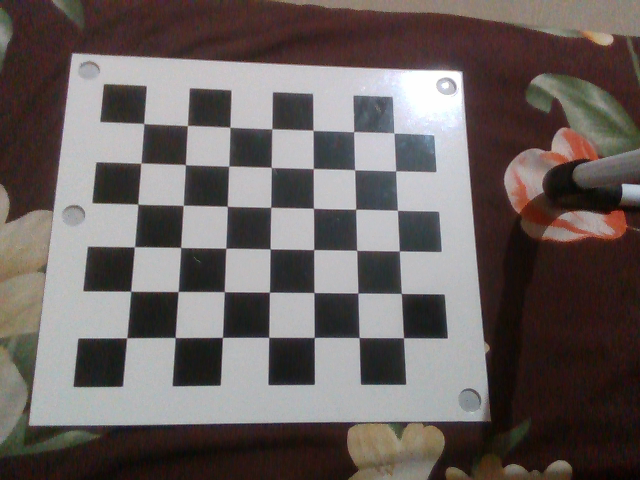
#> input picture Thesis/NewCalibration/captured_images/image_0.png, 640 x 480 px; its folder holds only this picture in this run
$ python new_calibration.py
#> lines starting #> are read from the running program, lines starting #| are printed output that depends on the picture; after the words box and inside, x2 and y2 are one past the last pixel; in counts of white or black regions, pixels touching at a corner belong together
import cv2
import numpy as np
import glob

# termination criteria
criteria = (cv2.TERM_CRITERIA_EPS + cv2.TERM_CRITERIA_MAX_ITER, 30, 0.001)

# Prepare object points, like (0,0,0), (1,0,0), ..., (6,5,0)
objp = np.zeros((6 * 7, 3), np.float32)
objp[:, :2] = np.mgrid[0:7, 0:6].T.reshape(-1, 2)

objpoints = []  # 3D points in real world space
imgpoints = []  # 2D points in image plane

images = glob.glob('C:/SI/Thesis/NewCalibration/captured_images/*.png')

for fname in images:
    img = cv2.imread(fname)
#> img is the input picture: shape (480, 640, 3); mean B, G, R 95.3, 97.3, 105.7
    gray = cv2.cvtColor(img, cv2.COLOR_BGR2GRAY)
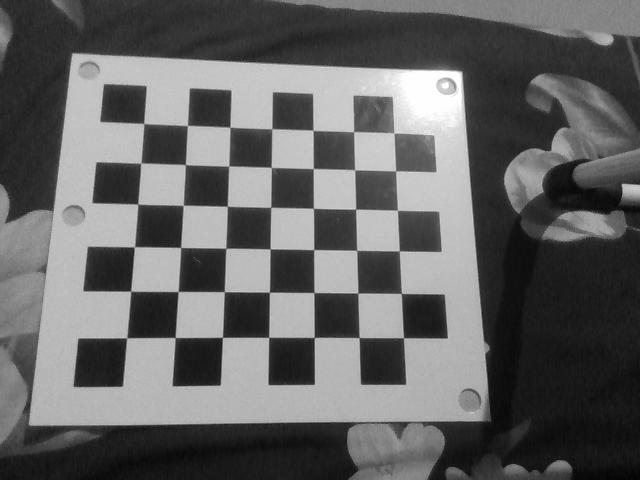
#> gray: shape (480, 640); min 4, max 255, mean 99.6

    # Find the chessboard corners
    ret, corners = cv2.findChessboardCorners(gray, (7, 6), None)
#> ret = True; corners = 42 rows, first 8: [143.6, 123.5], [187.4, 125.6], [229.7, 127.2], [271.9, 128.8], [312.9, 130.3], [353.6, 131.6], [394.2, 133.3], [140.9, 163.1]

    if ret:
        objpoints.append(objp)
        corners2 = cv2.cornerSubPix(gray, corners, (11, 11), (-1, -1), criteria)
#> corners2 = 42 rows, first 8: [143.8, 123.5], [187.4, 125.5], [229.9, 127.2], [271.8, 128.8], [313, 130.3], [353.6, 131.7], [393.9, 132.9], [140.8, 163.1]
        imgpoints.append(corners)

        # Draw and display the corners
        cv2.drawChessboardCorners(img, (7, 6), corners2, ret)
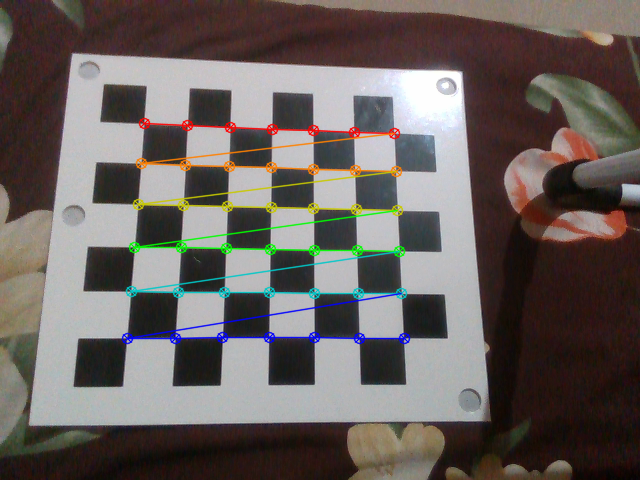
#> img: shape (480, 640, 3); 3.9% of pixels changed, all inside (x1, y1, x2, y2) = (121, 117, 411, 345)
        cv2.imshow('img', img)
        cv2.waitKey(500)

cv2.destroyAllWindows()

# Calibration
ret, cameraMatrix, distCoeffs, _, _ = cv2.calibrateCamera(objpoints, imgpoints, gray.shape[::-1], None, None)
#> ret = 0.0596; cameraMatrix = [[661.4, 0, 334.2], [0, 668.8, 234.2], [0, 0, 1]]; distCoeffs = [[0.00691, 1.39, -0.00168, 0.004, -5.47]]

# Save the camera calibration result for later use
np.savez('calibration_data.npz', cameraMatrix=cameraMatrix, distCoeffs=distCoeffs)

$ run again, on Thesis/NewCalibration/captured_images/image_1.png
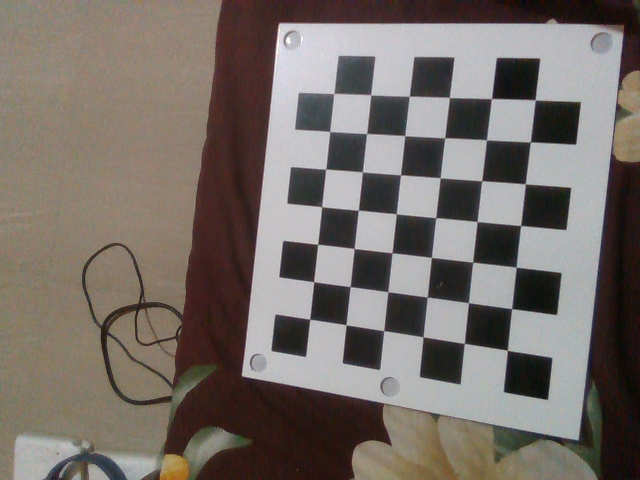
#> input picture Thesis/NewCalibration/captured_images/image_1.png, 640 x 480 px
#> img is the input picture: shape (480, 640, 3); mean B, G, R 104.7, 110.4, 118.7
#> `gray = cv2.cvtColor(img, cv2.COLOR_BGR2GRAY)`:
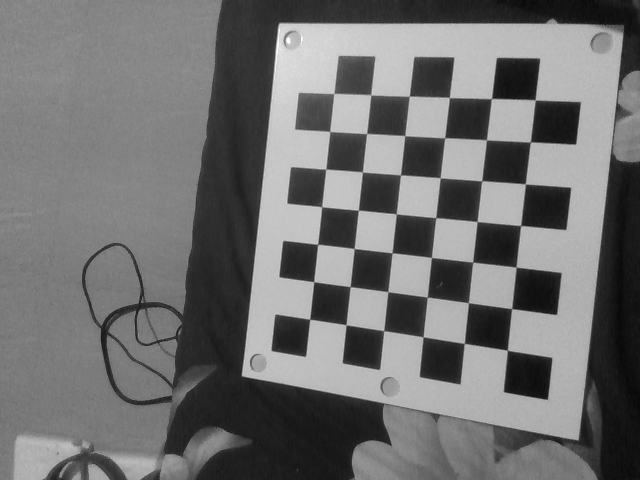
#> gray: shape (480, 640); min 8, max 254, mean 112.2
#> `ret, corners = cv2.findChessboardCorners(gray, (7, 6), None)`: ret = True; corners = 42 rows, first 8: [309.7, 319.2], [313.8, 281.7], [317.7, 244.3], [321.8, 206.7], [325.7, 169.2], [329.7, 131.4], [333.8, 93.46], [346, 324.8]
#> corners2 = 42 rows, first 8: [309.7, 319.2], [313.7, 281.7], [317.6, 244.3], [321.6, 206.7], [325.7, 169.1], [329.8, 131.5], [333.9, 93.41], [346.1, 324.8]
#> `cv2.drawChessboardCorners(img, (7, 6), corners2, ret)`:
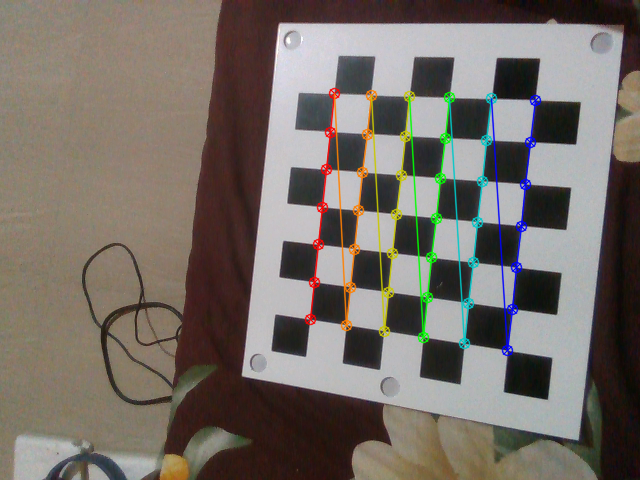
#> img: shape (480, 640, 3); 3.67% of pixels changed, all inside (x1, y1, x2, y2) = (304, 87, 542, 357)
#> `ret, cameraMatrix, distCoeffs, _, _ = cv2.calibrateCamera(objpoints, i..`: ret = 0.0685; cameraMatrix = [[494.4, 0, 331.9], [0, 499.2, 234.1], [0, 0, 1]]; distCoeffs = [[-0.00265, 0.585, -0.00211, 0.0013, -1.6]]
